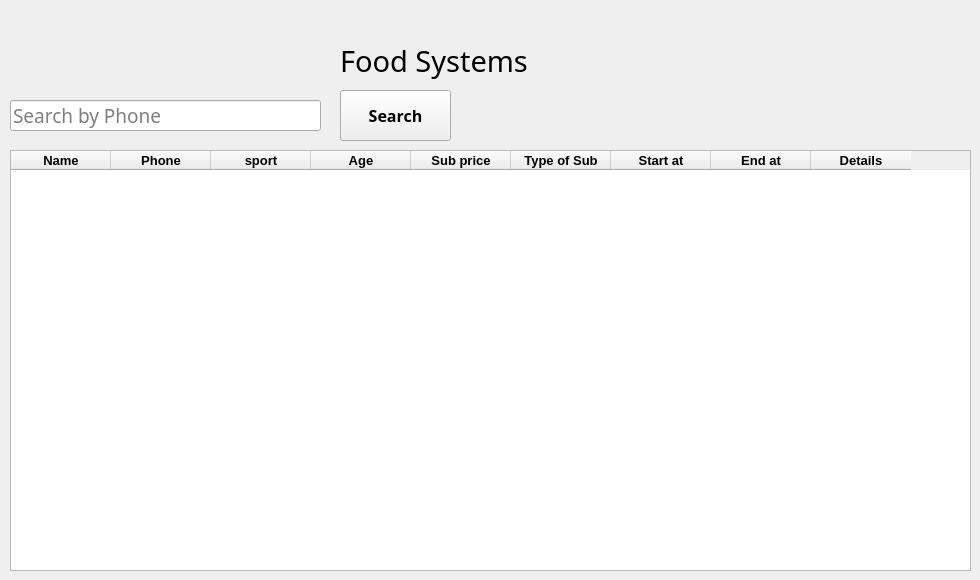
    <widget class="QWidget" name="tab_15">
     <attribute name="title">
      <string>Food systems </string>
     </attribute>
     <widget class="QLabel" name="label_35">
      <property name="geometry">
       <rect>
        <x>340</x>
        <y>30</y>
        <width>221</width>
        <height>61</height>
       </rect>
      </property>
      <property name="font">
       <font>
        <family>Javanese Text</family>
        <pointsize>22</pointsize>
       </font>
      </property>
      <property name="text">
       <string>Food Systems</string>
      </property>
     </widget>
     <widget class="QPushButton" name="pushButton_43">
      <property name="geometry">
       <rect>
        <x>340</x>
        <y>90</y>
        <width>111</width>
        <height>51</height>
       </rect>
      </property>
      <property name="font">
       <font>
        <family>Javanese Text</family>
        <pointsize>12</pointsize>
        <weight>75</weight>
        <bold>true</bold>
       </font>
      </property>
      <property name="cursor">
       <cursorShape>PointingHandCursor</cursorShape>
      </property>
      <property name="text">
       <string>Search</string>
      </property>
     </widget>
     <widget class="QLineEdit" name="lineEdit_24">
      <property name="geometry">
       <rect>
        <x>10</x>
        <y>100</y>
        <width>311</width>
        <height>31</height>
       </rect>
      </property>
      <property name="font">
       <font>
        <family>Javanese Text</family>
        <pointsize>14</pointsize>
       </font>
      </property>
      <property name="placeholderText">
       <string>Search by Phone</string>
      </property>
     </widget>
     <widget class="QTableWidget" name="tableWidget_14">
      <property name="geometry">
       <rect>
        <x>10</x>
        <y>150</y>
        <width>961</width>
        <height>421</height>
       </rect>
      </property>
      <property name="font">
       <font>
        <pointsize>10</pointsize>
        <weight>75</weight>
        <bold>true</bold>
       </font>
      </property>
      <column>
       <property name="text">
        <string>Name</string>
       </property>
       <property name="font">
        <font>
         <pointsize>10</pointsize>
         <weight>75</weight>
         <bold>true</bold>
        </font>
       </property>
       <property name="textAlignment">
        <set>AlignCenter</set>
       </property>
      </column>
      <column>
       <property name="text">
        <string>Phone</string>
       </property>
       <property name="font">
        <font>
         <pointsize>10</pointsize>
         <weight>75</weight>
         <bold>true</bold>
        </font>
       </property>
       <property name="textAlignment">
        <set>AlignCenter</set>
       </property>
      </column>
      <column>
       <property name="text">
        <string>sport</string>
       </property>
       <property name="font">
        <font>
         <pointsize>10</pointsize>
         <weight>75</weight>
         <bold>true</bold>
        </font>
       </property>
       <property name="textAlignment">
        <set>AlignCenter</set>
       </property>
      </column>
      <column>
       <property name="text">
        <string>Age</string>
       </property>
       <property name="font">
        <font>
         <pointsize>10</pointsize>
         <weight>75</weight>
         <bold>true</bold>
        </font>
       </property>
       <property name="textAlignment">
        <set>AlignCenter</set>
       </property>
      </column>
      <column>
       <property name="text">
        <string>Sub price</string>
       </property>
       <property name="font">
        <font>
         <pointsize>10</pointsize>
         <weight>75</weight>
         <bold>true</bold>
        </font>
       </property>
       <property name="textAlignment">
        <set>AlignCenter</set>
       </property>
      </column>
      <column>
       <property name="text">
        <string>Type of Sub</string>
       </property>
       <property name="font">
        <font>
         <pointsize>10</pointsize>
         <weight>75</weight>
         <bold>true</bold>
        </font>
       </property>
       <property name="textAlignment">
        <set>AlignCenter</set>
       </property>
      </column>
      <column>
       <property name="text">
        <string>Start at</string>
       </property>
       <property name="font">
        <font>
         <pointsize>10</pointsize>
         <weight>75</weight>
         <bold>true</bold>
        </font>
       </property>
       <property name="textAlignment">
        <set>AlignCenter</set>
       </property>
      </column>
      <column>
       <property name="text">
        <string>End at</string>
       </property>
       <property name="font">
        <font>
         <family>MS Shell Dlg 2</family>
         <pointsize>10</pointsize>
         <weight>75</weight>
         <bold>true</bold>
        </font>
       </property>
       <property name="textAlignment">
        <set>AlignCenter</set>
       </property>
      </column>
      <column>
       <property name="text">
        <string>Details</string>
       </property>
       <property name="font">
        <font>
         <pointsize>10</pointsize>
         <weight>75</weight>
         <bold>true</bold>
        </font>
       </property>
       <property name="textAlignment">
        <set>AlignCenter</set>
       </property>
      </column>
     </widget>
    </widget>
